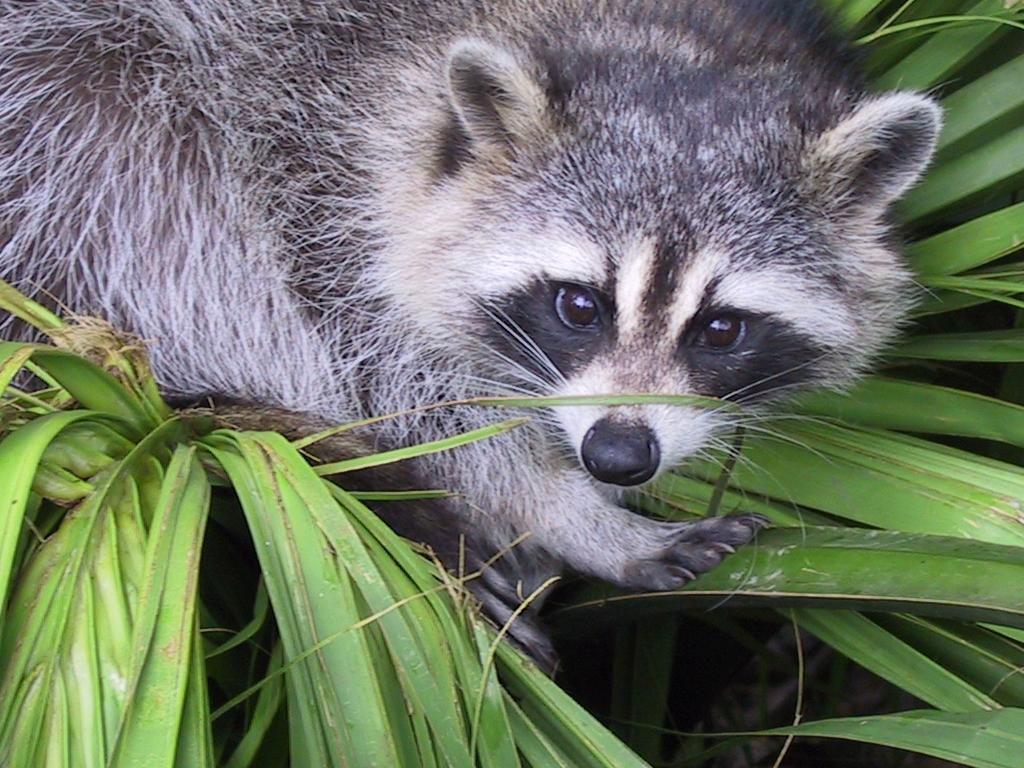
#> input picture Day01/ex04/animal.jpeg, 1024 x 768 px
$ python rotate.py
#> lines starting #> are read from the running program, lines starting #| are printed output that depends on the picture
### Day01/ex04/load_image.py
import matplotlib.pyplot as plt
import numpy as np
from PIL import Image
import os


def ft_load(path: str) -> np.array:
    """Load an image from a path and display it"""
#> called with path = 'animal.jpeg'
    try:
        if (path == ""):
            raise FileNotFoundError
        assert type(path) == str, "The path is not a string"
        assert Image.open(path), "The path is not a valid image"
        image = Image.open(path)
#> image is the input picture: PIL image 1024x768 RGB; mean R, G, B 110.7, 117.7, 102.1
        if image.format not in ['JPEG', 'PNG', 'JPG']:
            raise AttributeError("The image is not a JPEG | JPG or PNG")
        print("The shape of image is: " + str(plt.imread(path).shape))
        arr = np.array(plt.imread(path))
        print(arr.flatten().astype(int))
#> (printed output is left out)
    except AssertionError as e:
        print("AssertionError:", e)
        exit()
    except FileNotFoundError:
        print(f"Could not find file: {os.path.abspath(path)}")
        exit()
    except AttributeError as e:
        print("AttributeError:", e)
        exit()
    return arr

### Day01/ex04/rotate.py
from load_image import ft_load
import matplotlib.pyplot as plt
import numpy as np


def main():
    """Main function"""
    path = "animal.jpeg"
    image = ft_load(path)
    image = image[95:495, 455:855]
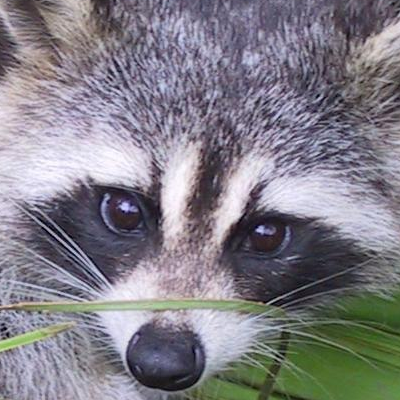
#> image: shape (400, 400, 3); mean R, G, B 129.4, 126.4, 134.8
    img_gray = np.dot(image[..., :3], [0.2989, 0.5870, 0.1140])
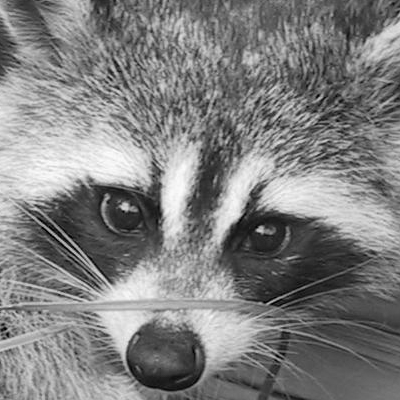
#> img_gray: shape (400, 400) float64; min 0.228, max 253.2, mean 128.3
    print("New shape after slicing", img_gray.shape)
#| New shape after slicing (400, 400)
    print(img_gray.flatten().astype(int))  # See a readable array
#> (printed output is left out)
    img_gray = np.rot90(img_gray, 1)
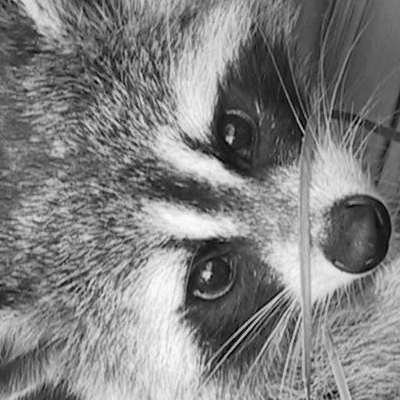
#> img_gray: shape (400, 400) float64; min 0.228, max 253.2, mean 128.3
    print("New shape after transpose:", img_gray.shape)
#| New shape after transpose: (400, 400)
    print(img_gray.flatten().astype(int))  # See a readable array
#> (printed output is left out)
    # print(img_gray.shape)  # See a disgusting array
    plt.imshow(img_gray, cmap='gray')
    plt.show()
    return 0


if __name__ == "__main__":
    try:
        main()
    except AssertionError as e:
        print("AssertionError:", e)
        exit()
